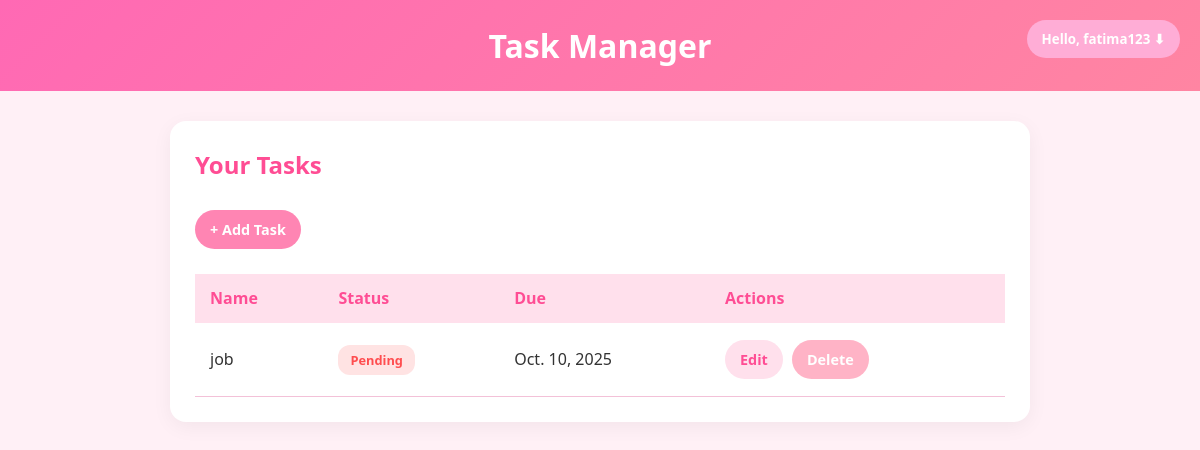
Before: /home/ (signed in) with the older database file.
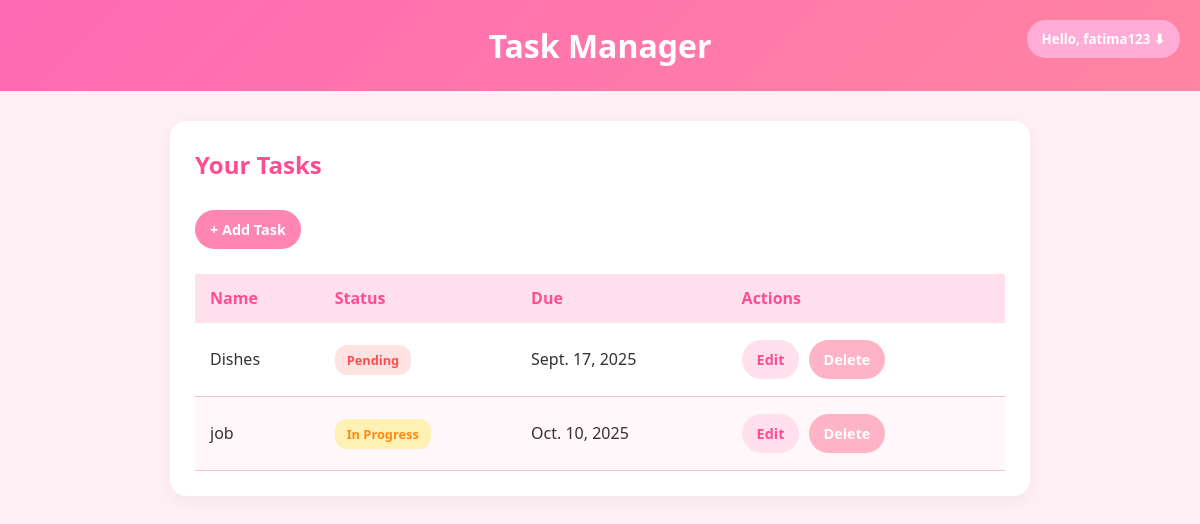
After: the same page with the newer database file.
### app/models.py (models this page shows)
class Task(models.Model):
    user = models.ForeignKey(User, on_delete=models.CASCADE, null=True, blank=True)
    name = models.CharField(max_length = 100)
    created_at = models.DateField(auto_now_add = True)
    due_date = models.DateField(null = True, blank = True)
    STATUS_CHOICES = [
        ("pending", "Pending"),
        ("in-progress", "In-Progress"),
        ("completed", "Completed"),
    ]
    status = models.CharField(
        max_length=20,
        choices=STATUS_CHOICES,
        default="pending"
    )

### app/views.py (the view)
# urls.py: path("home/", views.home, name="home"),
@login_required
def home(request):
    tasks = Task.objects.filter(user=request.user).order_by("-created_at")
    return render(request, "home.html", {"tasks": tasks})

### app/templates/home.html (shortened to what this page needs)
{% load static %}
<!DOCTYPE html>
<html lang="en">
<head>
    <link rel="stylesheet" href="{% static 'css/home.css' %}">
</head>
<body>
    <header class="header">
        <h1>Task Manager</h1>
        <div class="account-menu">
            <div class="dropdown">
                <button class="dropdown-btn">Hello, {{ request.user.username }} ⬇</button>
            </div>
        </div>
    </header>
    <main class="container">
        <section class="card">
            <h2>Your Tasks</h2>
            <a href="{% url 'task_add' %}" class="btn-primary">+ Add Task</a>
            {% if tasks %}
                <table class="task-table">
                    <thead>
                        <tr>
                            <th>Name</th>
                            <th>Status</th>
                            <th>Due</th>
                            <th>Actions</th>
                        </tr>
                    </thead>
                    <tbody>
                        {% for task in tasks %}
                            <tr>
                                <td data-label="Name">{{ task.name }}</td>
                                <td data-label="Status">
                                    {% if task.status == "pending" %}
                                        <span class="status status-pending">Pending</span>
                                    {% elif task.status == "in-progress" %}
                                        <span class="status status-inprogress">In Progress</span>
                                    {% elif task.status == "completed" %}
                                        <span class="status status-completed">Completed</span>
                                    {% endif %}
                                </td>
                                <td data-label="Due">{{ task.due_date|default:"-" }}</td>
                                <td data-label="Actions">
                                    <a href="{% url 'task_edit' task.id %}" class="btn">Edit</a>
                                    <a href="{% url 'task_delete' task.id %}" class="btn-danger">Delete</a>
                                </td>
                            </tr>
                        {% endfor %}
                    </tbody>
                </table>
            {% else %}
                <p class="empty">No tasks yet. 🎉</p>
            {% endif %}
        </section>
    </main>
</body>
</html>

Changed rows visible on the page:
added Task: name "Dishes", status "Pending", due_date "Sept. 17, 2025"
changed Task "job": status "Pending" → "In Progress"
